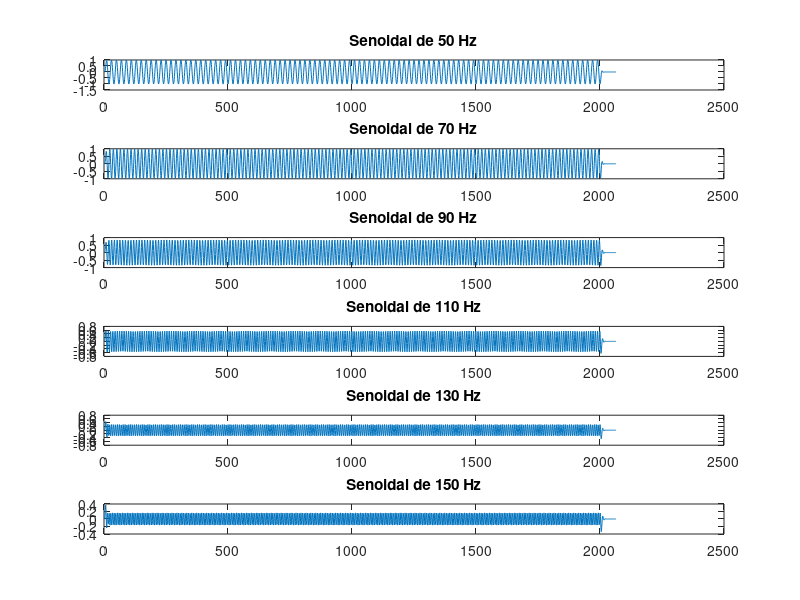
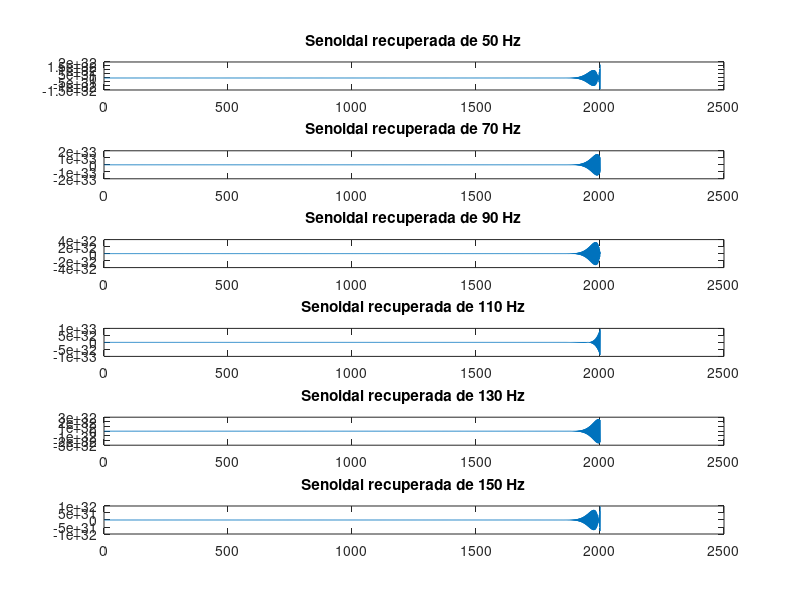

The MATLAB source for these figures, in order:
% Trabajo Practico Nº 5
% Ejercicio 8

clear all;
close all;

freq = 50:20:150;

t = 0:0.001:2;

Ss = sin( 2 * pi .* freq' .* t );

X = load( 'pb100.txt' );

Ys = zeros( length( freq ), length( t ) + length( X ) - 1 );

% Parte 1
% Filtrar las frecuencias

figure(1);
for i=1:length(freq)
  subplot( length( freq ), 1, i );
  Ys(i,:) = conv( Ss(i,:), X );
  plot( Ys(i,:) );
  str = sprintf("Senoidal de %i Hz", freq(i) );
  title(str); 
end
  
% Parte 2
% Obtener las señales originales
Ds = zeros( length( freq ), length( t ) );
figure(2);
for i=1:length(freq)
  subplot( length( freq ), 1, i );
  [ R, r ] = deconv( Ys(i,:), X );
  plot( R );
  Ds(i,:) = R;
  str = sprintf( "Senoidal recuperada de %i Hz", freq(i) );
  title( str );
end
